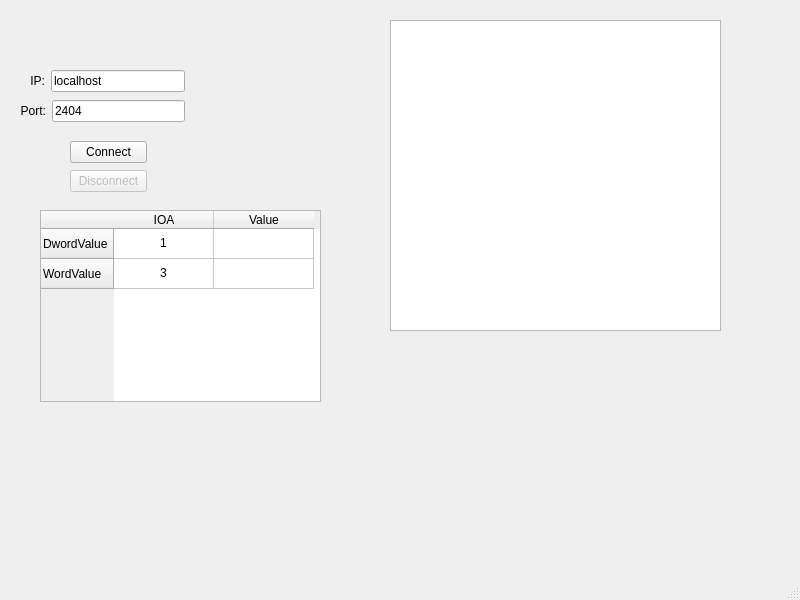
<?xml version="1.0" encoding="UTF-8"?>
<ui version="4.0">
 <class>MainWindow</class>
 <widget class="QMainWindow" name="MainWindow">
  <property name="geometry">
   <rect>
    <x>0</x>
    <y>0</y>
    <width>800</width>
    <height>600</height>
   </rect>
  </property>
  <property name="windowTitle">
   <string>MainWindow</string>
  </property>
  <widget class="QWidget" name="centralwidget">
   <widget class="QTextEdit" name="textEdit">
    <property name="geometry">
     <rect>
      <x>390</x>
      <y>20</y>
      <width>331</width>
      <height>311</height>
     </rect>
    </property>
    <property name="readOnly">
     <bool>true</bool>
    </property>
   </widget>
   <widget class="QWidget" name="layoutWidget">
    <property name="geometry">
     <rect>
      <x>30</x>
      <y>70</y>
      <width>155</width>
      <height>22</height>
     </rect>
    </property>
    <layout class="QHBoxLayout" name="horizontalLayout">
     <item>
      <widget class="QLabel" name="label">
       <property name="text">
        <string>IP:</string>
       </property>
       <property name="alignment">
        <set>Qt::AlignRight|Qt::AlignTrailing|Qt::AlignVCenter</set>
       </property>
      </widget>
     </item>
     <item>
      <widget class="QLineEdit" name="leIP">
       <property name="text">
        <string>localhost</string>
       </property>
      </widget>
     </item>
    </layout>
   </widget>
   <widget class="QWidget" name="layoutWidget">
    <property name="geometry">
     <rect>
      <x>20</x>
      <y>100</y>
      <width>165</width>
      <height>22</height>
     </rect>
    </property>
    <layout class="QHBoxLayout" name="horizontalLayout_2">
     <item>
      <widget class="QLabel" name="label_2">
       <property name="text">
        <string>Port:</string>
       </property>
       <property name="alignment">
        <set>Qt::AlignRight|Qt::AlignTrailing|Qt::AlignVCenter</set>
       </property>
      </widget>
     </item>
     <item>
      <widget class="QLineEdit" name="lePort">
       <property name="text">
        <string>2404</string>
       </property>
      </widget>
     </item>
    </layout>
   </widget>
   <widget class="QTableWidget" name="tableWidget">
    <property name="geometry">
     <rect>
      <x>40</x>
      <y>210</y>
      <width>281</width>
      <height>192</height>
     </rect>
    </property>
    <row>
     <property name="text">
      <string>DwordValue</string>
     </property>
    </row>
    <row>
     <property name="text">
      <string>WordValue</string>
     </property>
    </row>
    <column>
     <property name="text">
      <string>IOA</string>
     </property>
    </column>
    <column>
     <property name="text">
      <string>Value</string>
     </property>
    </column>
    <item row="0" column="0">
     <property name="text">
      <string>1</string>
     </property>
     <property name="textAlignment">
      <set>AlignCenter</set>
     </property>
    </item>
    <item row="0" column="1">
     <property name="text">
      <string/>
     </property>
     <property name="textAlignment">
      <set>AlignCenter</set>
     </property>
    </item>
    <item row="1" column="0">
     <property name="text">
      <string>3</string>
     </property>
     <property name="textAlignment">
      <set>AlignCenter</set>
     </property>
    </item>
    <item row="1" column="1">
     <property name="text">
      <string/>
     </property>
     <property name="textAlignment">
      <set>AlignCenter</set>
     </property>
    </item>
   </widget>
   <widget class="QWidget" name="">
    <property name="geometry">
     <rect>
      <x>70</x>
      <y>140</y>
      <width>77</width>
      <height>54</height>
     </rect>
    </property>
    <layout class="QVBoxLayout" name="verticalLayout">
     <item>
      <widget class="QPushButton" name="pbConnect">
       <property name="text">
        <string>Connect</string>
       </property>
      </widget>
     </item>
     <item>
      <widget class="QPushButton" name="pbDisconnect">
       <property name="enabled">
        <bool>false</bool>
       </property>
       <property name="text">
        <string>Disconnect</string>
       </property>
       <property name="checkable">
        <bool>false</bool>
       </property>
      </widget>
     </item>
    </layout>
   </widget>
  </widget>
  <widget class="QMenuBar" name="menubar">
   <property name="geometry">
    <rect>
     <x>0</x>
     <y>0</y>
     <width>800</width>
     <height>21</height>
    </rect>
   </property>
  </widget>
  <widget class="QStatusBar" name="statusbar"/>
 </widget>
 <resources/>
 <connections/>
</ui>
